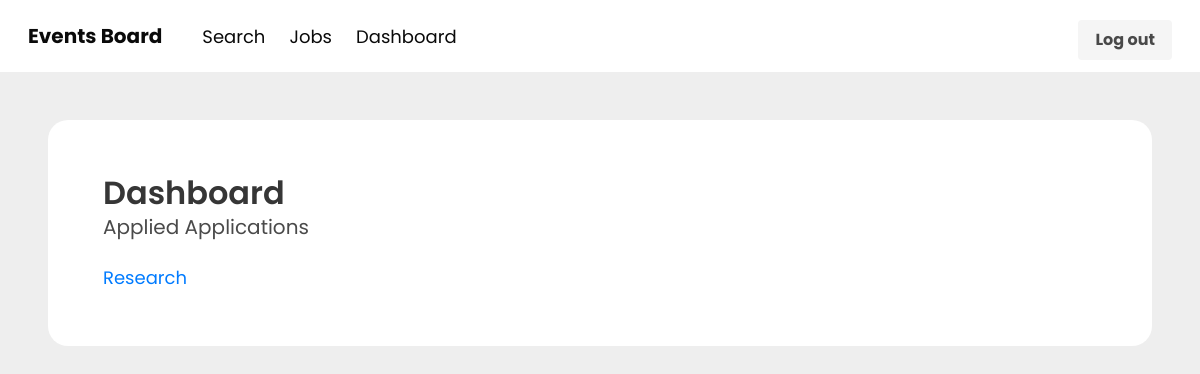
The app's page /dashboard/ (signed in), older data.
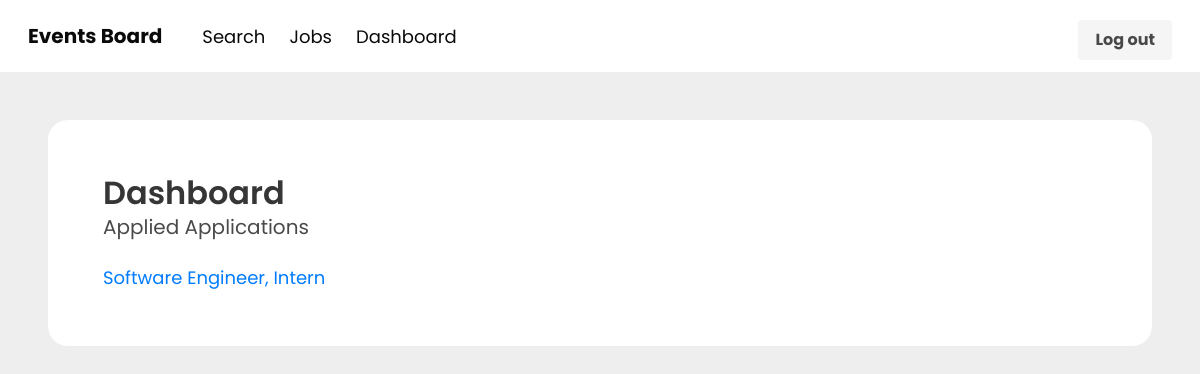
The same page, newer data.
### apps/core/models.py (models this page shows, shortened)
class Application(models.Model):
    job = models.ForeignKey(Job, related_name='applications', on_delete=models.CASCADE)
    notes = models.TextField()
    experience = models.TextField()
    created_by = models.ForeignKey(User, related_name='applications', on_delete=models.CASCADE)
    created_at = models.DateTimeField(auto_now_add=True)

class Job(models.Model):
    SIZE_1_20 = 'size_1-20'
    SIZE_21_100 = 'size_21-100'
    SIZE_101_999 = 'size_101-999'
    SIZE_1000 = 'size_1000+'
    CHOICES_SIZE = (
        (SIZE_1_20, '1-20'),
        (SIZE_21_100, '21-100'),
        (SIZE_101_999, '101-999'),
        (SIZE_1000, '1000+'),
    )
    ACTIVE = 'active'
    CLOSED = 'closed'
    CHOICES_STATUS = (
        (ACTIVE, 'Active'),
        (CLOSED, 'Closed'),
    )
    title = models.CharField(max_length=255)
    short_description = models.TextField()
    long_description = models.TextField(blank=True, null=True) #Can be empty
    job_post=models.CharField(max_length=255, blank=True, null=True)
    company_name = models.CharField(max_length=255)
    company_address=models.CharField(max_length=255, blank=True, null=True)
    company_size = models.CharField(max_length=20, choices=CHOICES_SIZE, default=SIZE_1_20)
    created_by = models.ForeignKey(User, related_name='jobs', on_delete=models.CASCADE)
    created_at = models.DateTimeField(auto_now_add=True)
    changed_at = models.DateTimeField(auto_now=True)
    status = models.CharField(max_length=20, choices=CHOICES_STATUS, default=ACTIVE)

### apps/userprofile/views.py (the view)
# urls.py: path('dashboard/', dashboard, name='dashboard'),
@login_required
def dashboard(request):
    return render(request, 'dashboard.html', {'userprofile': request.user.userprofile})

### apps/userprofile/templates/dashboard.html
{% extends 'base.html' %}
{% block content %}
<section class="tm-section">
    <div class="tm-content-container">
        <div class="tm-content">
            <h1 class="title">Dashboard</h1>
            {% if userprofile.is_employer %}
            <h2 class="subtitle">Jobs</h2>
            <a href="{% url 'add_job' %}" class="button is-info" id="register">Add Job</a>
            {% for job in request.user.jobs.all %}
            <div class="job pt-3">
                <a href="{% url 'view_dashboard_job' job.id %}">{{job.title}} ({{job.get_status_display}})</a>
            </div>
            {% empty %}
            <p>You dont have any jobs yet</p>
            {% endfor %}
            {% else %}
            <h2 class="subtitle">Applied Applications</h2>
            {% for application in request.user.applications.all %}
            <div class="tm-content-1">
                <div class="application">
                    <a href="{% url 'view_application' application.id %}">{{ application.job.title }}</a>
                </div>
            </div>
            {% empty %}
            <p>You haven't applied for any jobs yet</p>
            {% endfor %}
            {% endif %}
        </div>
    </div>
</section>
{% endblock %}

Row changes from the older to the newer data that the page shows:
changed through a linked row, Application: job "Research" → "Software Engineer, Intern"
